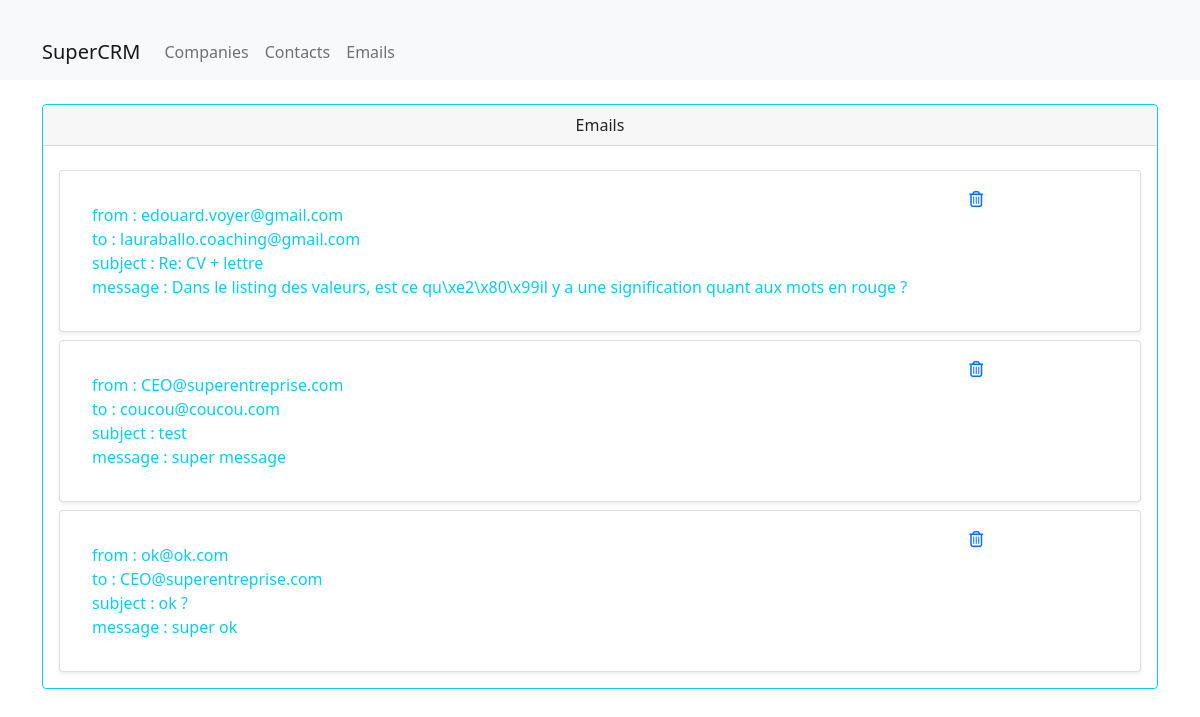
The app's page /emails, older data.
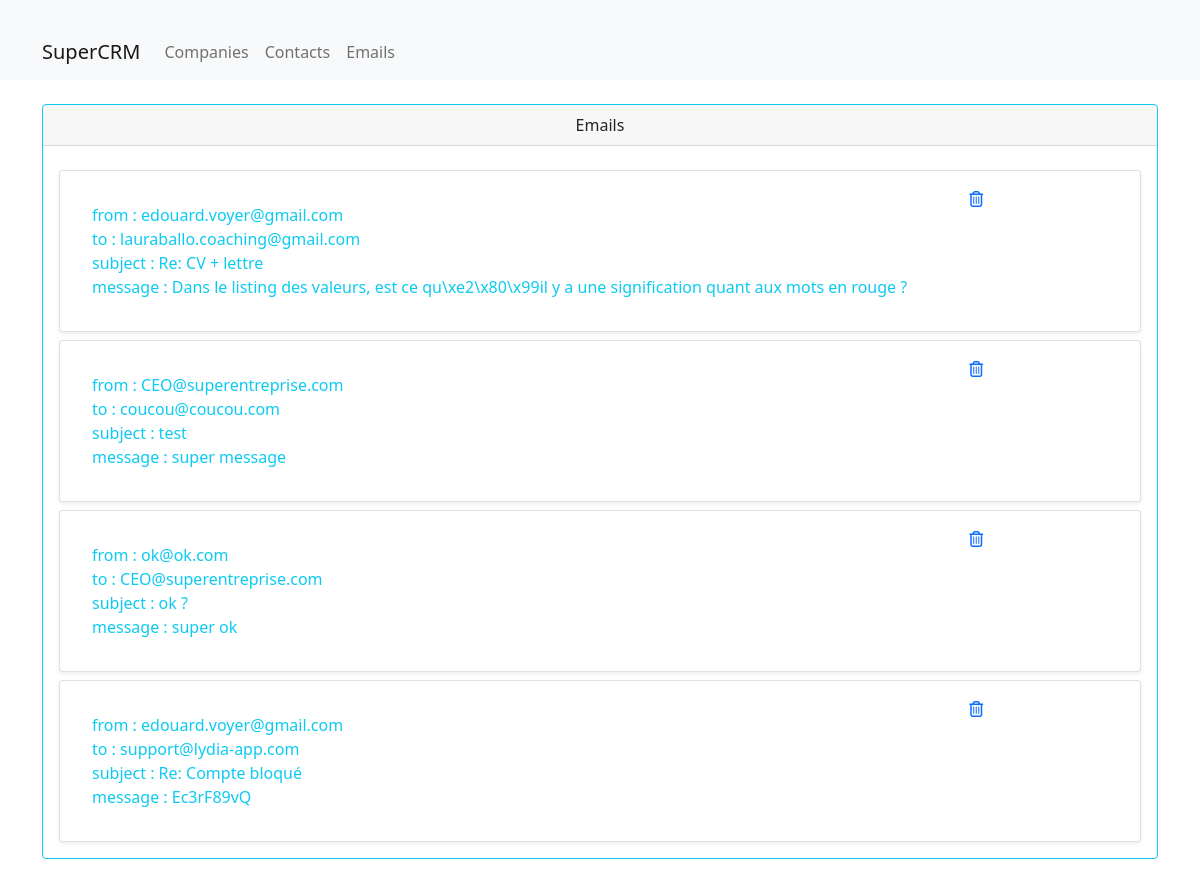
The same page, newer data.
### emails/models.py (models this page shows, shortened)
class Email(models.Model):
    contact_id = models.ForeignKey(Contact, on_delete=models.CASCADE,blank=True)
    from_email = models.EmailField(max_length=200)
    to_email =models.EmailField(max_length=200)
    email_subject = models.CharField(max_length=200)
    email_message = models.CharField(max_length=200)
    receive_time = models.DateTimeField(auto_now_add=True)
    class Meta:
        ordering = ["receive_time"]

### emails/views.py (the view)
# urls.py: path('emails', views.listEmail, name="List_Emails"),
def listEmail(request):
    emails = Email.objects.all()
    form = EmailForm()
    context = {
        'emails' : emails,
        'form' : form,
    }
    return render(request, 'emails/index.html', context)

### emails/templates/emails/index.html (shortened to what this page needs)
<!DOCTYPE html>
<html lang="en">
    <head>
        <link href="https://cdn.jsdelivr.net/npm/bootstrap@5.0.0/dist/css/bootstrap.min.css" rel="stylesheet">
    </head>
    <body>
        <nav class="navbar navbar-expand-lg navbar-light bg-light">
            <div class="container mt-4">
                <a class="navbar-brand" href="http://127.0.0.1:8000">
                    SuperCRM
                </a>
                <div class="collapse navbar-collapse" id="navbarSupportedContent">
                    <ul class="navbar-nav mr-auto">
                        <a class="nav-link" href="http://127.0.0.1:8000/companies">Companies </a>
                    </ul>
                    <ul class="navbar-nav mr-auto">
                        <a class="nav-link" href="http://127.0.0.1:8000/contacts">Contacts </a>
                    </ul>
                    <ul class="navbar-nav mr-auto">
                        <a class="nav-link" href="http://127.0.0.1:8000/emails">Emails </a>
                    </ul>
                </div>
            </div>
        </nav>
        <div class="container mt-4">
            <div class="row">
                <div class="col-12">
                    <div class="card border-info mb-3" >
                        <div class="card-header text-center">Emails</div>
                            <div class="card-body text-info">
                                {% for email in emails %}
                                    {% include 'emails/emaildisplay.html' %}
                                {% endfor %}
                            </div>
                        </div>
                    </div>
                </div>
            </div>
    </body>

### emails/templates/emails/emaildisplay.html (shortened to what this page needs)
<div class="card mt-2 shadow-sm">
    <div class="card-body">
        <div class="row">
            <div class="col-10">
                <div class="card-body text-info">
                    <div>from : {{ email.from_email }}</div>
                    <div>to : {{ email.to_email }}</div>
                    <div>subject : {{ email.email_subject }}</div>
                    <div>message : {{ email.email_message }}</div>
                </div>
            </div>
            <div class="col-1 close">
                <div class="col-1">
                    <a href="{% url 'emails:Delete_Email' email.id %}">
                        <i class="fa fa-trash-o" aria-hidden="true"></i>
                    </a>
                </div>
            </div>
        </div>
    </div>
</div>

Row changes from the older to the newer data that the page shows:
added Email: from_email "edouard.voyer@gmail.com", to_email "support@lydia-app.com", email_subject "Re: Compte bloqué", email_message "Ec3rF89vQ"
